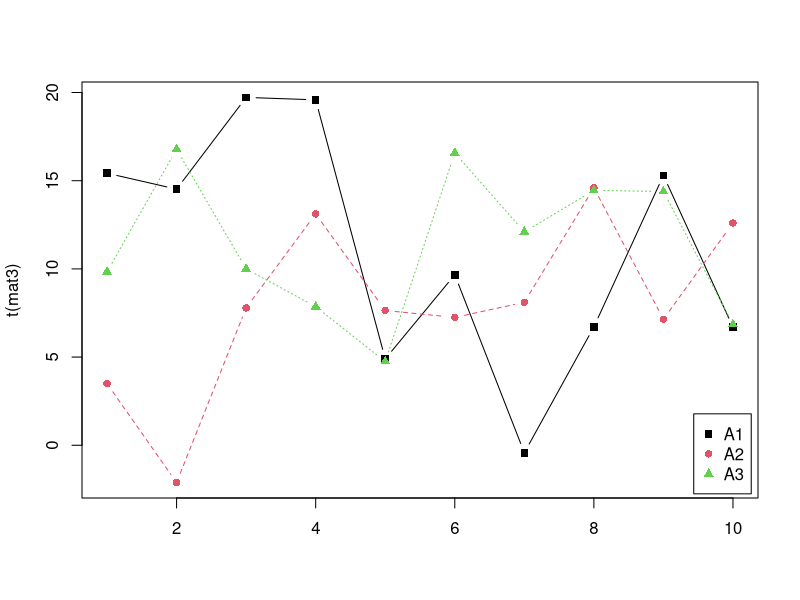

The R source for this figure:
# The data can be imported from file s4-BasketballData.R
# Create a Matrix with matrix method
A <- matrix(rnorm(20),4,5)
A
B <- matrix(1:20,4,5)
B

# create a Matrix with rbind or cbind
r1 <- c ('AA', 'BB', 'CC', 'DD')
r2 <- c (11, 12, 13, 14)
r3 <- c ('A1', 'A2', 'A3', 'A4')

C <- rbind (r1, r2, r3)
C

D <- cbind (r1, r2, r3)
D


# Naming dimensions
mat1 <- matrix(1:30, 6, 5)
mat1
colnames(mat1)
colnames(mat1) <- c('col1', 'col2', 'col3', 'col4', 'col5')
mat1

rownames(mat1) <- c('row1', 'row2', 'row3', 'row4', 'row5', 'row6')
rownames(mat1)

mat1

rownames(mat1) <- NULL
mat1

rownames(mat1) <- c('row1', 'row2', 'row3', 'row4', 'row5', 'row6')
mat1

mat1['row2', 'col3'] <- 0
mat1


mat2 <- matrix(0, 5, 5)
mat2

mat2[2,3] <- 10
mat2

#plotting a matrix with matplot
mat3 <- matrix(rnorm(30,10,5),3,10)
mat3

matplot(t(mat3), type = 'b', pch = 15:18, col = c (1:3,5))
legend("bottomright", inset = 0.01, legend = c("A1", "A2", "A3"),pch = 15:18, col = c (1:3,5) )

       
